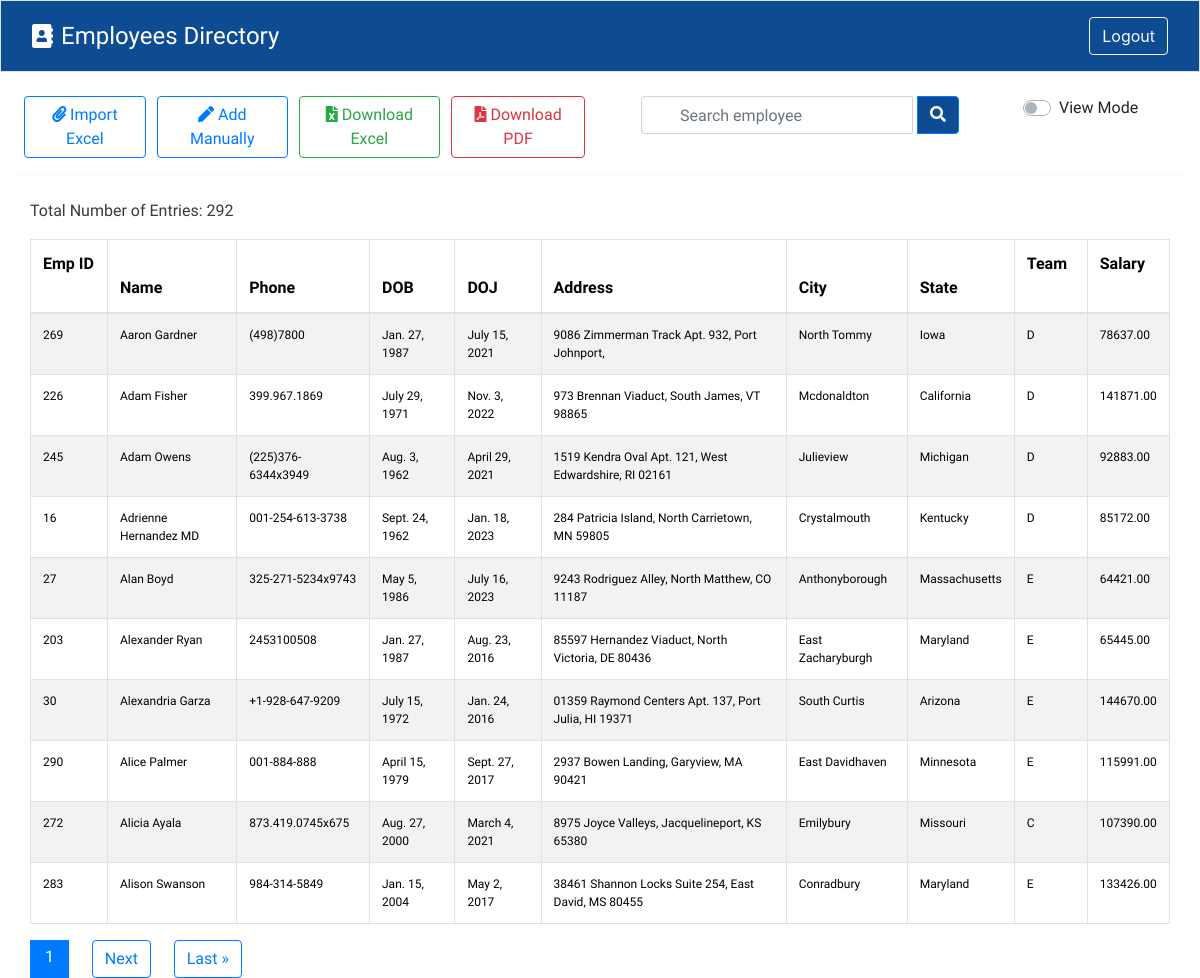
Page /employees/?sort=name (signed in) on the committed database.
### firstapp/models.py (models this page shows)
class Employee(models.Model):
    phone_regex = RegexValidator(
        regex=r'^\+?91?[6-9]\d{9}$',
        message="Phone number must be entered in the format: '+919999999999'. Up to 15 digits allowed."
    )
    GENDER_CHOICES = [
    ('M', 'Male'),
    ('F', 'Female'),
    ('O', 'Other'),
]
    def validate_dob(value):
        if value.year < 1950:
            raise ValidationError("Invalid date of birth. Year must be greater than or equal to 1950.")
        if value.year > 2005:
            raise ValidationError("Invalid date of birth. Year must be less than 2005")
    name = models.CharField(max_length=100, unique=True)
    phone = models.CharField(validators=[phone_regex], max_length=15, unique=True)
    dob = models.DateField(validators=[validate_dob])
    gender = models.CharField(max_length=1, choices=GENDER_CHOICES, default='Male')
    doj = models.DateField()
    address = models.CharField(max_length=250)
    city = models.CharField(max_length=25)
    state = models.CharField(max_length=25)
    team = models.CharField(max_length=100)
    salary = models.DecimalField(max_digits=8, decimal_places=2)
    created_at = models.DateTimeField(auto_now_add=True)
    updated_at = models.DateTimeField(auto_now=True)
    class Meta:
        unique_together = ['name', 'phone']

### firstapp/views.py (the view, shortened to what this page needs)
# urls.py: path('employees/', EmployeeListView.as_view(), name='employee_list'),
class EmployeeListView(LoginRequiredMixin, View):
    login_url = '/login/'
    def get(self, request):
        form = EmployeeForm()
        employees = Employee.objects.all().order_by('-id')
        count = Employee.objects.count()
        sort = request.GET.get('sort')
        order = request.GET.get('order')
        search_query = request.GET.get('search')
        if sort == 'id':
            employees = employees.order_by('id')
        elif sort == 'name':
            employees = employees.order_by('name')
        elif sort == 'doj':
            employees = employees.order_by('doj')
        elif sort == 'city':
            employees = employees.order_by('city')
        elif sort == 'state':
            employees = employees.order_by('state')
        elif sort == 'team':
            employees = employees.order_by('team')
        elif sort == 'salary':
            employees = employees.order_by('salary')
        if sort and order == 'desc':
            employees = employees.reverse()
        else:
            order = 'asc'
        paginator = Paginator(employees, per_page=settings.PAGINATION_PER_PAGE)
        page_number = request.GET.get('page')
        page_obj = paginator.get_page(page_number)
        return render(request, 'employees.html', {'form': form, 'page_obj': page_obj, 'count': count, 'sort': sort, 'order': order})

### firstapp/templates/employees.html (shortened to what this page needs)
{% extends 'base.html' %}
{% load static %}
{% block content %}
<div class="container-fluid" style="font-family: 'Prompt', sans-serif;">
    <div class="row">
      <div class="d-flex col-md-6 mt-4" style="padding-left: 2%;">
        <button id="fileUploadBtn" class="btn btn-outline-primary" style="margin-right: 2%;">
            <i class="fas fa-paperclip"></i> Import Excel</button>
        <a href="{% url 'manualEntry' %}" class="btn btn-outline-primary" style="margin-right: 2%;"><i class="fas fa-pen"></i> Add Manually</a>
        <a href="{% url 'download_employees' %}?format=csv" class="btn btn-outline-success" style="margin-right: 2%;"><i class="fas fa-file-excel"></i> Download Excel</a>
        <a href="{% url 'download_pdf' %}?format=csv" class="btn btn-outline-danger"><i class="fas fa-file-pdf"></i> Download PDF</a>
      </div>
    <div class="d-flex justify-content-around col-md-4 mt-4">
        <form method="get">
            <div class="input-group">
                <input id="searchInput" type="text" class="form-control" name="search" placeholder="Search employee" style="padding-left: 2.375rem;">
                <div class="ml-1 input-group-append">
                    <button class="btn btn-outline-primary" type="submit" style="background-color:#0D4C92;">
                        <i class="fa fa-search" style="color: white;"></i>
                    </button>
                </div>
            </div>
        </form>
    </div>
    <div class="d-flex col-md-2 pr-0 flex-row=reverse" style="margin-top: 2%;">
        <div class="custom-control ml-2 custom-switch">
      </div>
      <span id="edit-toggle">View Mode</span>
    </div>
  </div>
<hr>
<div class="container-fluid mt-4" style="font-family: 'Prompt', sans-serif;">
    <div class="d-flex justify-content-between">
        <p class="text-dark">Total Number of Entries: {{ count }} </p>
    </div>
    <table class="table table-striped table-bordered table-hover">
        <thead id="tableHead" class="text-white" style="background-color: #0D4C92; ">
            <tr>
                <th>
                    Emp ID
                    <a href="?sort=id{% if sort == 'id' and order == 'asc' %}&order=desc{% endif %}"
                        style="margin-left: 5%; text-decoration: none; color: white;">
                        {% if sort == 'id' %}
                        {% if order == 'asc' %}
                        <span>&uarr;</span>
                        {% else %}
                        <span>&darr;</span>
                        {% endif %}
                        {% else %}
                        <span>&darr;</span>
                        {% endif %}
                    </a>
                </th>
                <th>
                    Name
                    <a href="?sort=name{% if sort == 'name' and order == 'asc' %}&order=desc{% endif %}"
                        style="margin-left: 5%; text-decoration: none; color: white;">
                        {% if sort == 'name' %}
                        {% if order == 'asc' %}
                        <span>&uarr;</span>
                        {% else %}
                        <span>&darr;</span>
                        {% endif %}
                        {% else %}
                        <span>&darr;</span>
                        {% endif %}
                    </a>
                </th>
                <th>Phone</th>
                <th>DOB</th>
                <th>
                    DOJ
                    <a href="?sort=doj{% if sort == 'doj' and order == 'asc' %}&order=desc{% endif %}"
                        style="margin-left: 5%; text-decoration: none; color: white;">
                        {% if sort == 'doj' %}
                        {% if order == 'asc' %}
                        <span>&uarr;</span>
                        {% else %}
                        <span>&darr;</span>
                        {% endif %}
                        {% else %}
                        <span>&darr;</span>
                        {% endif %}
                    </a>
                </th>
                <th>Address</th>
                <th>
                    City
                    <a href="?sort=city{% if sort == 'city' and order == 'asc' %}&order=desc{% endif %}"
                        style="margin-left: 5%; text-decoration: none; color: white;">
                        {% if sort == 'city' %}
                        {% if order == 'asc' %}
                        <span>&uarr;</span>
                        {% else %}
                        <span>&darr;</span>
                        {% endif %}
                        {% else %}
                        <span>&darr;</span>
                        {% endif %}
                    </a>
                </th>
                <th>
                    State
                    <a href="?sort=state{% if sort == 'state' and order == 'asc' %}&order=desc{% endif %}"
                        style="margin-left: 5%; text-decoration: none; color: white;">
                        {% if sort == 'state' %}
                        {% if order == 'asc' %}
                        <span>&uarr;</span>
                        {% else %}
                        <span>&darr;</span>
                        {% endif %}
                        {% else %}
                        <span>&darr;</span>
                        {% endif %}
                    </a>
                </th>
                <th>
                    Team
                    <a href="?sort=team{% if sort == 'team' and order == 'asc' %}&order=desc{% endif %}"
                        style="margin-left: 5%; text-decoration: none; color: white;">
                        {% if sort == 'team' %}
                        {% if order == 'asc' %}
                        <span>&uarr;</span>
                        {% else %}
                        <span>&darr;</span>
                        {% endif %}
                        {% else %}
                        <span>&darr;</span>
                        {% endif %}
                    </a>
                </th>
                <th>
                    Salary
                    <a href="?sort=salary{% if sort == 'salary' and order == 'asc' %}&order=desc{% endif %}"
                        style="margin-left: 5%; text-decoration: none; color: white;">
                        {% if sort == 'salary' %}
                        {% if order == 'asc' %}
                        <span>&uarr;</span>
                        {% else %}
                        <span>&darr;</span>
                        {% endif %}
                        {% else %}
                        <span>&darr;</span>
                        {% endif %}
                    </a>
                </th>
            </tr>
        </thead>
        <div class="tableBody">
            <tbody id="tableBodyContent"  class="thead-light">
                {% for employee in page_obj %}
                <tr style="font-size: 12px;" data-employee-id="{{ employee.id }}">
                    <td>{{ employee.id }}</td>
                    <td {% if not employee.editable %}contenteditable="false"{% endif %} data-field-name="name">{{ employee.name }}</td>
                    <td {% if not employee.editable %}contenteditable="false"{% endif %} data-field-name="phone">{{ employee.phone }}</td>
                    <td {% if not employee.editable %}contenteditable="false"{% endif %} data-field-name="dob">{{ employee.dob }}</td>
                    <td {% if not employee.editable %}contenteditable="false"{% endif %} data-field-name="doj">{{ employee.doj }}</td>
                    <td {% if not employee.editable %}contenteditable="false"{% endif %} data-field-name="address">{{ employee.address }}</td>
                    <td {% if not employee.editable %}contenteditable="false"{% endif %} data-field-name="city">{{ employee.city }}</td>
                    <td {% if not employee.editable %}contenteditable="false"{% endif %} data-field-name="state">{{ employee.state }}</td>
                    <td {% if not employee.editable %}contenteditable="false"{% endif %} data-field-name="team">{{ employee.team }}</td>
                    <td {% if not employee.editable %}contenteditable="false"{% endif %} data-field-name="salary">{{ employee.salary }}</td>
                </tr>
                {% endfor %}
            </tbody>
        </div>
    </table>
    <div class="text-center">
        <div class="pagination">
            <div class="current-page-box btn-primary" style="padding: 5px 15px; display: inline-block;">
                <span class="current-page " style="margin-left: 1% 2% 2%;">{{ page_obj.number }}</span>
            </div>
            {% if page_obj.has_next %}
            <a href="?page={{ page_obj.next_page_number }}" class="btn btn-outline-primary"
                style=" margin-right: 2%; margin-left: 2%;">Next</a>
            <a href="?page={{ page_obj.paginator.num_pages }}" class="btn btn-outline-primary"
                >Last &raquo;</a>
            {% endif %}
        </div>
    </div>
</div>
{% endblock content %}

### rows in the picture
Employee: id "269", name "Aaron Gardner", phone "(498)7800", dob "Jan. 27, 1987", doj "July 15, 2021", address "9086 Zimmerman Track Apt. 932, Port Johnport,", city "North Tommy", state "Iowa", team "D", salary "78637.00"
Employee: id "226", name "Adam Fisher", phone "399.967.1869", dob "July 29, 1971", doj "Nov. 3, 2022", address "973 Brennan Viaduct, South James, VT 98865", city "Mcdonaldton", state "California", team "D", salary "141871.00"
Employee: id "245", name "Adam Owens", phone "(225)376-6344x3949", dob "Aug. 3, 1962", doj "April 29, 2021", address "1519 Kendra Oval Apt. 121, West Edwardshire, RI 02161", city "Julieview", state "Michigan", team "D", salary "92883.00"
Employee: id "16", name "Adrienne Hernandez MD", phone "001-254-613-3738", dob "Sept. 24, 1962", doj "Jan. 18, 2023", address "284 Patricia Island, North Carrietown, MN 59805", city "Crystalmouth", state "Kentucky", team "D", salary "85172.00"
Employee: id "27", name "Alan Boyd", phone "325-271-5234x9743", dob "May 5, 1986", doj "July 16, 2023", address "9243 Rodriguez Alley, North Matthew, CO 11187", city "Anthonyborough", state "Massachusetts", team "E", salary "64421.00"
Employee: id "203", name "Alexander Ryan", phone "2453100508", dob "Jan. 27, 1987", doj "Aug. 23, 2016", address "85597 Hernandez Viaduct, North Victoria, DE 80436", city "East Zacharyburgh", state "Maryland", team "E", salary "65445.00"
Employee: id "30", name "Alexandria Garza", phone "+1-928-647-9209", dob "July 15, 1972", doj "Jan. 24, 2016", address "01359 Raymond Centers Apt. 137, Port Julia, HI 19371", city "South Curtis", state "Arizona", team "E", salary "144670.00"
Employee: id "290", name "Alice Palmer", phone "001-884-888", dob "April 15, 1979", doj "Sept. 27, 2017", address "2937 Bowen Landing, Garyview, MA 90421", city "East Davidhaven", state "Minnesota", team "E", salary "115991.00"
Employee: id "272", name "Alicia Ayala", phone "873.419.0745x675", dob "Aug. 27, 2000", doj "March 4, 2021", address "8975 Joyce Valleys, Jacquelineport, KS 65380", city "Emilybury", state "Missouri", team "C", salary "107390.00"
Employee: id "283", name "Alison Swanson", phone "984-314-5849", dob "Jan. 15, 2004", doj "May 2, 2017", address "38461 Shannon Locks Suite 254, East David, MS 80455", city "Conradbury", state "Maryland", team "E", salary "133426.00"

### other values in the picture
{{ count }} "292"
{{ page_obj.number }} "1"
